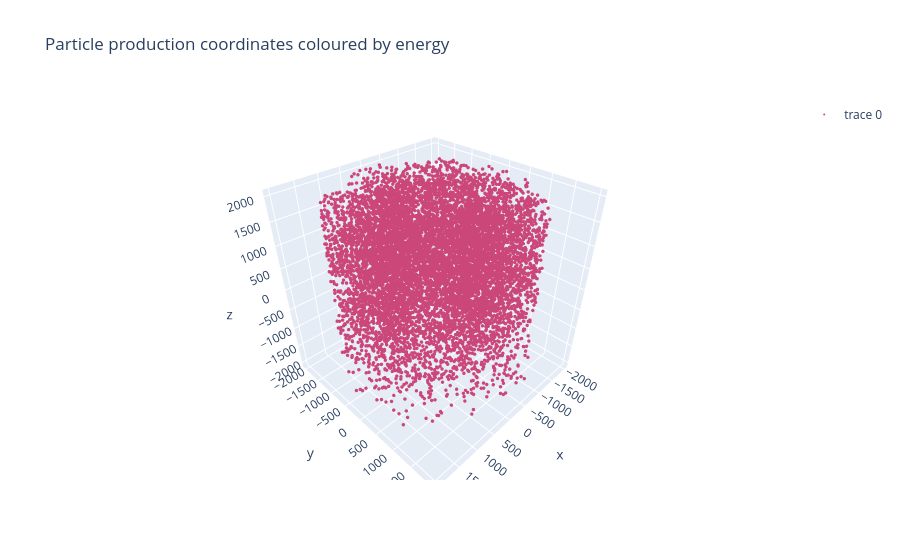

The notebook cell this image was saved under:
### Markdown cell above
# Structured mesh source

This example shows users how to make a mesh source using a cylindrical mesh and a source term for each voxel.

This is a minimal example but a more realistic example could use the voxel location to look up properties of the plasma at each coordinate and customize the source energy and strength at each mesh voxel location

### Code cell
from pathlib import Path
import numpy as np
import openmc
from openmc_source_plotter import plot_source_position
# Setting the cross section path to the correct location in the docker image.
# If you are running this outside the docker image you will have to change this path to your local cross section path.
openmc.config['cross_sections'] = Path.home() / 'nuclear_data' / 'cross_sections.xml'

# making a minimal geometry
sphere_surf_1 = openmc.Sphere(r=2000)
sphere_cell_1 = openmc.Cell(region=-sphere_surf_1)

my_geometry = openmc.Geometry([sphere_cell_1])

# creating the mesh used for the mesh source
cylindrical_mesh = openmc.CylindricalMesh.from_domain(
    my_geometry, # the corners of the mesh are being set automatically to surround the geometry
    dimension=[10,10,10]
)

# empty list that will contain one source for each mesh voxel
all_sources = []
for i in cylindrical_mesh.indices:

    mesh_index = (i[0]-1, i[1]-1, i[2]-1)
    # this minimal example sets the same source for each voxel
    # to create a realistic plasma source the mesh centroid could be used to
    # find source strength, temperature and make a location specific source
    # a function could be called that returns the temperature and relative source
    # strength for each x,y,z or r, phi, z location
    # voxel centroid can be obtained like this
    # centroid = cylindrical_mesh.centroids[mesh_index]
    # voxel cylindrical_coords (z, phi, r) can be obtained like this
    cylindrical_coords = cylindrical_mesh.vertices_cylindrical[mesh_index]
    volume = cylindrical_mesh.volumes[mesh_index]
 
    # making a source for each voxel
    my_source = openmc.IndependentSource()
    my_source.energy = openmc.stats.Discrete([14.1e6], [1])
    my_source.angle = openmc.stats.Isotropic()
    if cylindrical_coords[2] > 1000: # filtering out sources below radius of 1000
        my_source.strength = volume # uniform source
    else:
        my_source.strength = 0
    all_sources.append(my_source)

# creating the mesh source from the mesh and the list of sources
# the main difference between MeshSpatial (previous example) and MeshSource is that in
# MeshSpatial each mesh element has the same source with potentially a different
# strength while in MeshSource the elements can have a different source.
# Having a different source would allow a different energy distribution and therefore
# MeshSources are useful for shut down dose rate simulations where each active element
# results in a different photon emission
mesh_source = openmc.MeshSource(
    mesh=cylindrical_mesh,
    sources=np.array(all_sources).reshape(cylindrical_mesh.dimension)
)

# Update all element source strengths such that they sum to 1.0.
# this makes post processing the results easier if the total source strength is 1
mesh_source.normalize_source_strengths()

# plotting the mesh source
plot = plot_source_position([mesh_source], n_samples=10000)
plot.show()

### Figure 1 — Plotly figure (JSON) as saved in the notebook; plotly's stock layout.template omitted (floating-point values rounded to 4 significant figures; data arrays with more than 128 entries replaced by an {"elided": "..."} marker saying what was removed)
{"data": [{"hovertext": {"elided": "10000 str values"}, "marker": {"color": {"elided": "10000 float values"}, "size": 2}, "mode": "markers", "text": {"elided": "10000 str values"}, "type": "scatter3d", "x": {"elided": "10000 float values"}, "y": {"elided": "10000 float values"}, "z": {"elided": "10000 float values"}}], "layout": {"showlegend": true, "title": {"text": "Particle production coordinates coloured by energy"}}}
